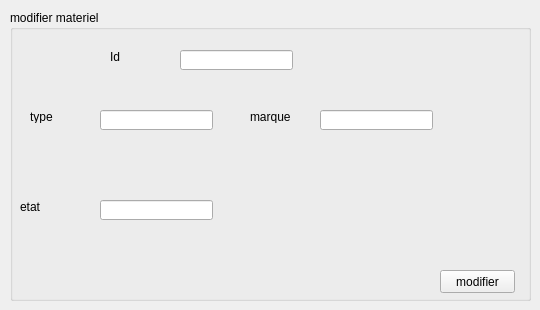
      <widget class="QWidget" name="tab_5">
       <attribute name="title">
        <string>modifier</string>
       </attribute>
       <widget class="QGroupBox" name="groupBox_3">
        <property name="geometry">
         <rect>
          <x>10</x>
          <y>10</y>
          <width>521</width>
          <height>291</height>
         </rect>
        </property>
        <property name="title">
         <string>modifier materiel</string>
        </property>
        <widget class="QLabel" name="label_7">
         <property name="geometry">
          <rect>
           <x>100</x>
           <y>40</y>
           <width>47</width>
           <height>13</height>
          </rect>
         </property>
         <property name="text">
          <string>Id</string>
         </property>
        </widget>
        <widget class="QLabel" name="label_8">
         <property name="geometry">
          <rect>
           <x>240</x>
           <y>100</y>
           <width>47</width>
           <height>13</height>
          </rect>
         </property>
         <property name="text">
          <string>marque</string>
         </property>
        </widget>
        <widget class="QLabel" name="label_9">
         <property name="geometry">
          <rect>
           <x>20</x>
           <y>100</y>
           <width>47</width>
           <height>13</height>
          </rect>
         </property>
         <property name="text">
          <string>type</string>
         </property>
        </widget>
        <widget class="QLineEdit" name="lineEdit_id_2">
         <property name="geometry">
          <rect>
           <x>170</x>
           <y>40</y>
           <width>113</width>
           <height>20</height>
          </rect>
         </property>
        </widget>
        <widget class="QLineEdit" name="lineEdit_type_2">
         <property name="geometry">
          <rect>
           <x>90</x>
           <y>100</y>
           <width>113</width>
           <height>20</height>
          </rect>
         </property>
        </widget>
        <widget class="QLineEdit" name="lineEdit_marque_2">
         <property name="geometry">
          <rect>
           <x>310</x>
           <y>100</y>
           <width>113</width>
           <height>20</height>
          </rect>
         </property>
        </widget>
        <widget class="QLabel" name="label_11">
         <property name="geometry">
          <rect>
           <x>10</x>
           <y>190</y>
           <width>47</width>
           <height>14</height>
          </rect>
         </property>
         <property name="text">
          <string>etat</string>
         </property>
        </widget>
        <widget class="QLineEdit" name="lineEdit_etat_2">
         <property name="geometry">
          <rect>
           <x>90</x>
           <y>190</y>
           <width>113</width>
           <height>20</height>
          </rect>
         </property>
        </widget>
        <widget class="QPushButton" name="pushButton_7">
         <property name="geometry">
          <rect>
           <x>430</x>
           <y>260</y>
           <width>75</width>
           <height>23</height>
          </rect>
         </property>
         <property name="text">
          <string>modifier</string>
         </property>
        </widget>
       </widget>
      </widget>
